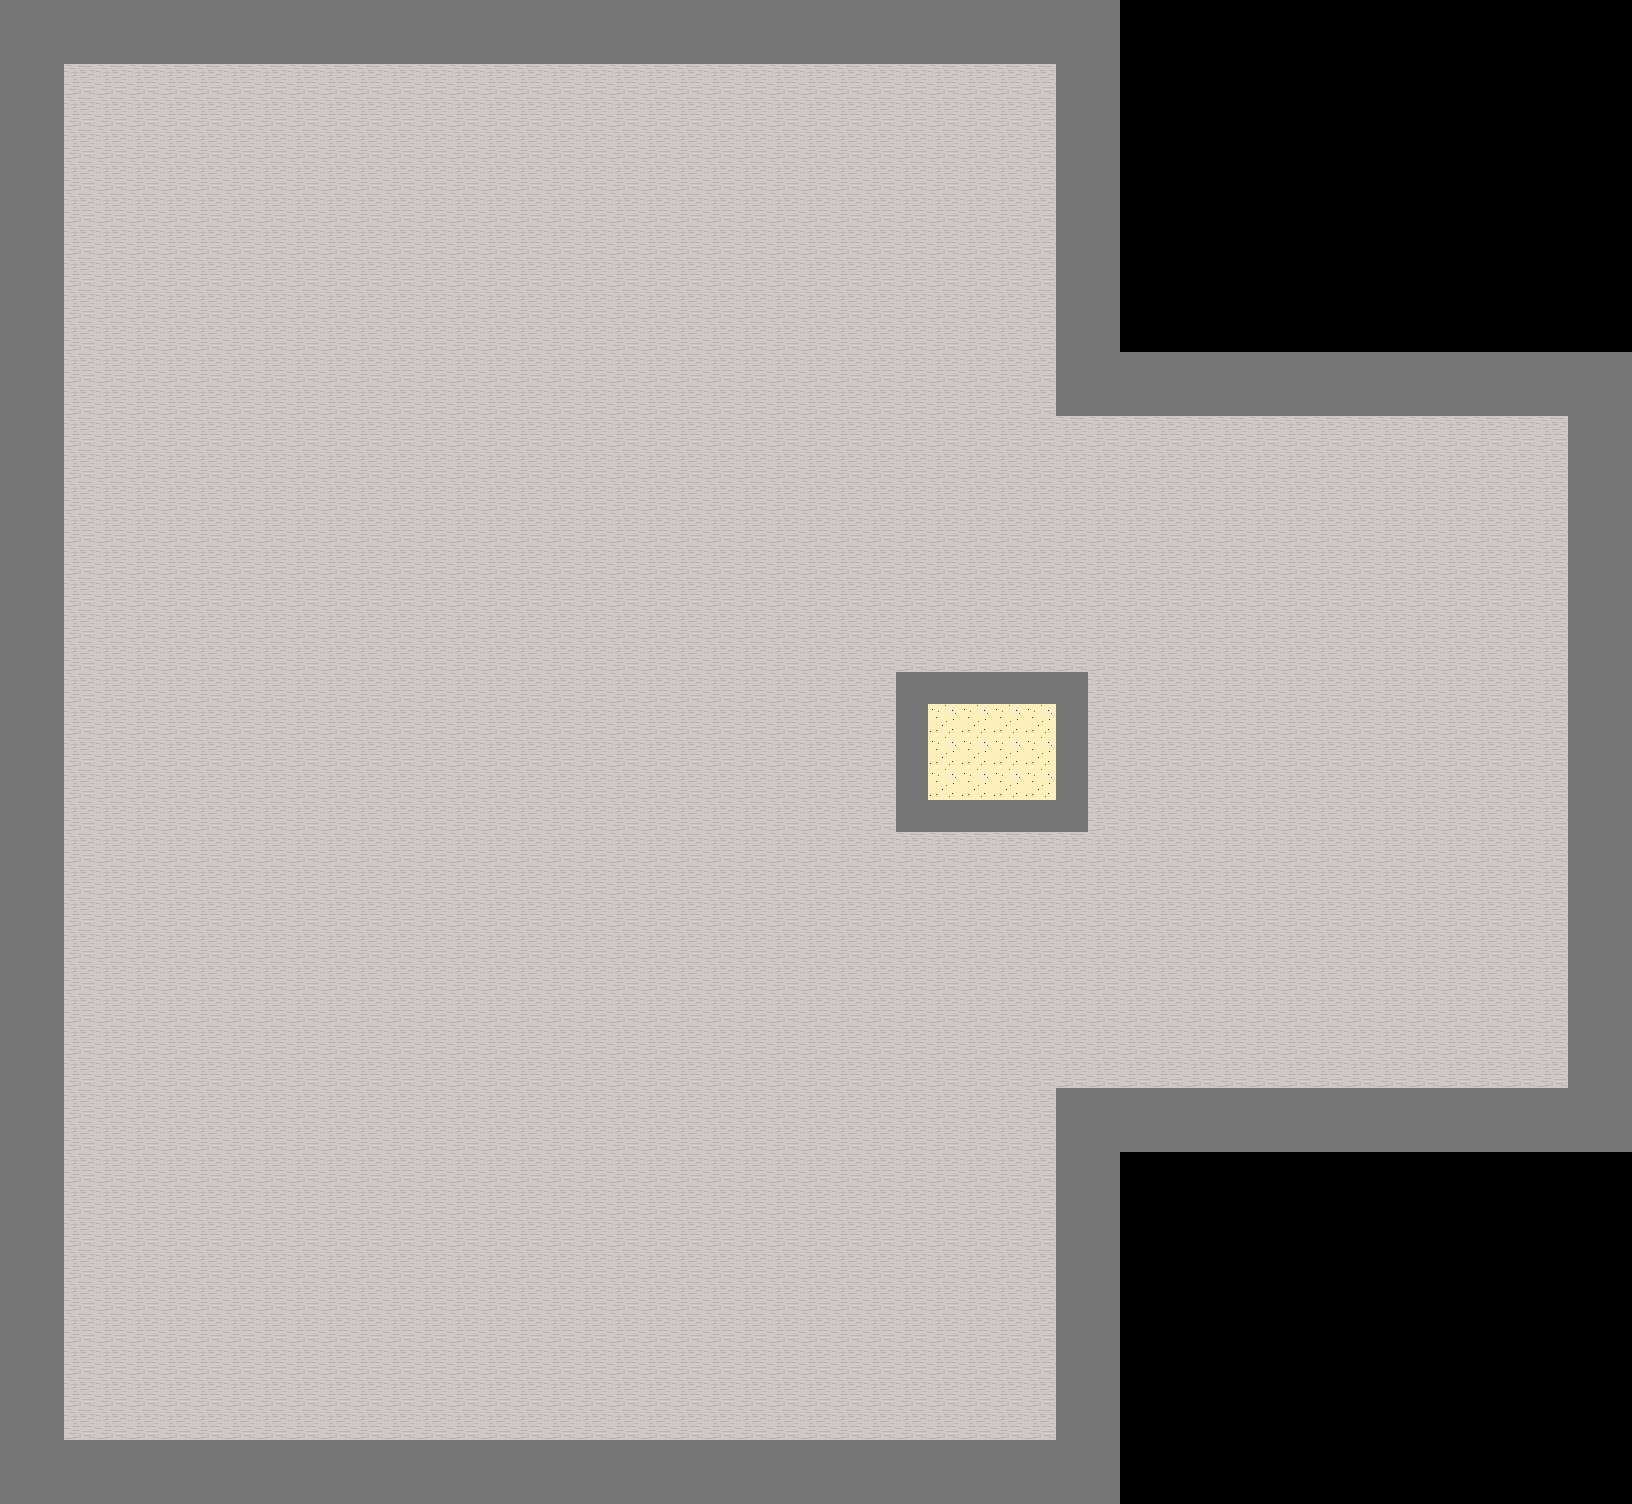

Rendered tile map (Tiled .tmx) drawn with the repository's tilesets; below, a short description and the map source with its tile grids summarised:
An orthogonal 51x47 tile map with 32x32 px tiles, 4 tile layers (ground, 1st, 2nd, roof), 5 tilesets.

<map version="1.0" orientation="orthogonal" renderorder="right-down" width="51" height="47" tilewidth="32" tileheight="32" nextobjectid="1">
 <tileset firstgid="1" name="objects" tilewidth="32" tileheight="32">
  <image source="objects/objects_tiled_ready.png" width="448" height="224" />
 </tileset>
 <tileset firstgid="99" name="ground" tilewidth="32" tileheight="32">
  <image source="floors/ground_floor/texture.png" width="64" height="32" />
 </tileset>
 <tileset firstgid="101" name="1st" tilewidth="32" tileheight="32">
  <image source="floors/1st_floor/texture.png" width="64" height="32" />
 </tileset>
 <tileset firstgid="103" name="2nd" tilewidth="32" tileheight="32">
  <image source="floors/2nd_floor/texture.png" width="64" height="32" />
 </tileset>
 <tileset firstgid="105" name="roof" tilewidth="32" tileheight="32">
  <image source="floors/roof_floor/texture.png" width="64" height="32" />
 </tileset>
 <layer name="ground" width="51" height="47">
  <data>[2397 cells, 2045 non-empty, 2 distinct tile ids]</data>
 </layer>
 <layer name="1st" width="51" height="47">
  <data>[2397 cells, 2045 non-empty, 4 distinct tile ids]</data>
 </layer>
 <layer name="2nd" width="51" height="47">
  <data>[2397 cells, 2045 non-empty, 4 distinct tile ids]</data>
 </layer>
 <layer name="roof" width="51" height="47">
  <data>[2397 cells, 2045 non-empty, 3 distinct tile ids]</data>
 </layer>
</map>
